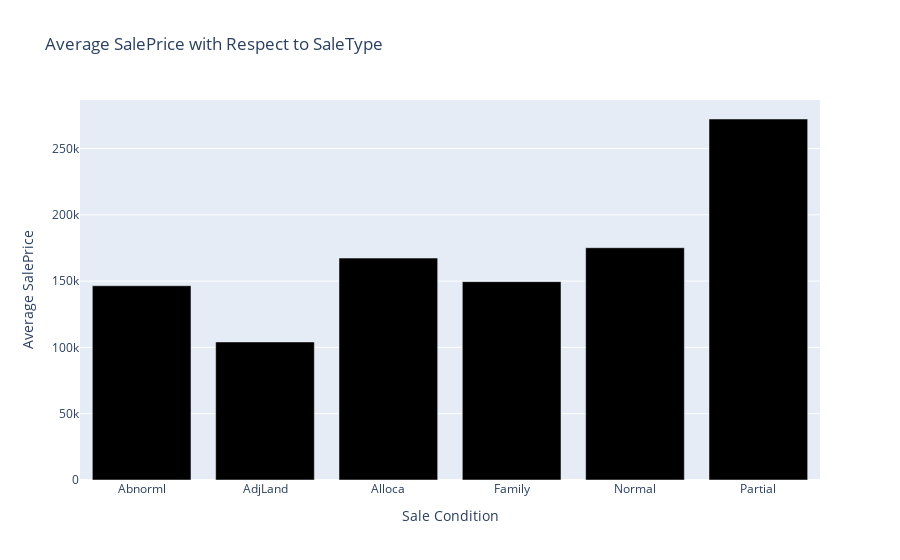

Notebook source saved alongside this figure:
### Code cell
dy=pd.DataFrame(df.groupby('SaleCondition')['SalePrice'].mean().reset_index().values,
                    columns=["SaleCondition","SalePrice"])
fig = go.Figure(layout={'title':"Average SalePrice with Respect to SaleType",'xaxis':{'title':"Sale Condition"}
                        ,'yaxis':{'title':"Average SalePrice"}})

# Add traces
fig.add_trace(go.Bar(x=dy.SaleCondition, y=dy.SalePrice,marker=dict(color="black")))
fig.show()

### Figure 1 — Plotly figure (JSON) as saved in the notebook; plotly's stock layout.template omitted (floating-point values rounded to 4 significant figures)
{"data": [{"marker": {"color": "black"}, "type": "bar", "x": ["Abnorml", "AdjLand", "Alloca", "Family", "Normal", "Partial"], "y": [146500.0, 104125, 167400.0, 149600, 175200.0, 272300.0]}], "layout": {"title": {"text": "Average SalePrice with Respect to SaleType"}, "xaxis": {"title": {"text": "Sale Condition"}}, "yaxis": {"title": {"text": "Average SalePrice"}}}}
